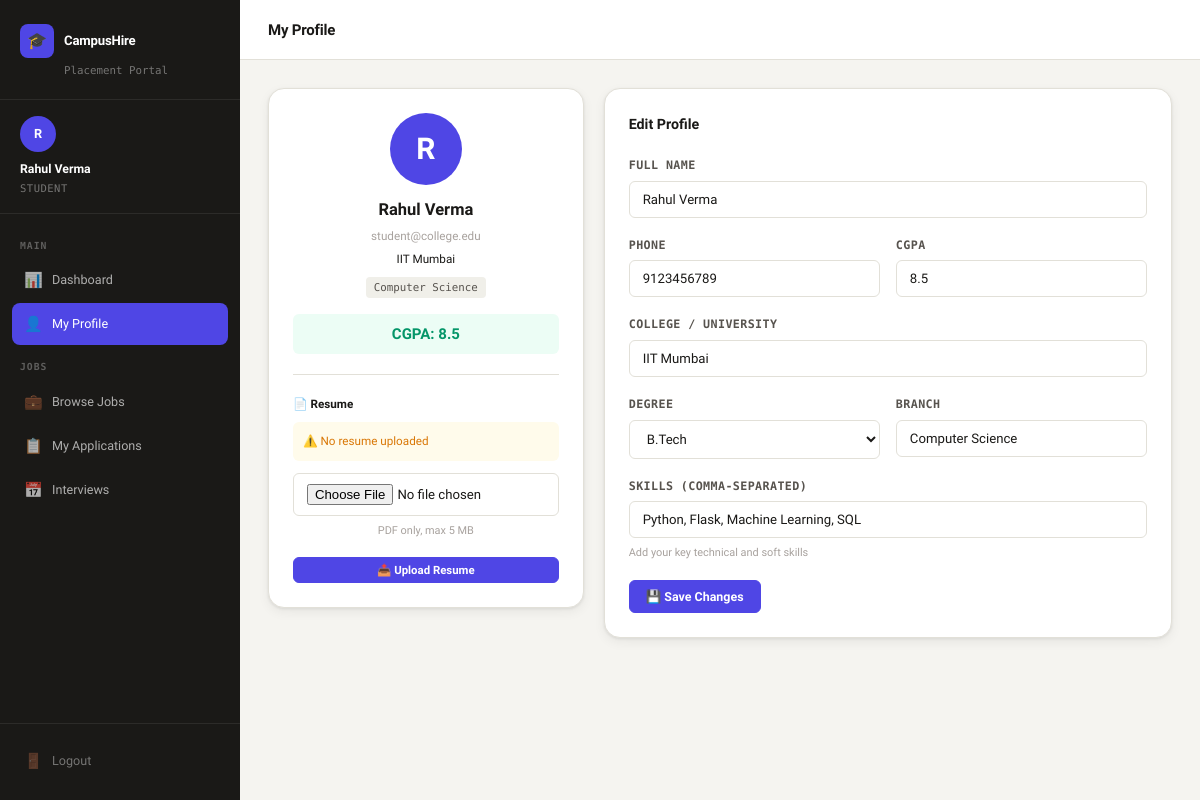
The app's page /student/profile (signed in) with its own data.
### tables this page shows
CREATE TABLE users (
            id          INTEGER PRIMARY KEY AUTOINCREMENT,
            name        TEXT NOT NULL,
            email       TEXT UNIQUE NOT NULL,
            password    TEXT NOT NULL,           -- stored as plain text (use hashing in production!)
            role        TEXT NOT NULL,           -- 'student', 'recruiter', 'admin'
            approved    INTEGER DEFAULT 1,       -- recruiters need admin approval (0=pending, 1=approved, 2=rejected)
            created_at  TEXT DEFAULT (datetime('now'))
        );

CREATE TABLE student_profiles (
            id          INTEGER PRIMARY KEY AUTOINCREMENT,
            user_id     INTEGER UNIQUE NOT NULL,
            college     TEXT,
            degree      TEXT,
            branch      TEXT,
            cgpa        REAL,
            skills      TEXT,                   -- comma-separated skills
            resume_path TEXT,                   -- path to uploaded PDF
            phone       TEXT,
            FOREIGN KEY (user_id) REFERENCES users(id)
        );

### routes/student.py (the view, shortened to what this page needs)
@student_bp.route('/profile', methods=['GET', 'POST'])
@login_required('student')
def profile():
    db = get_db()
    student_id = session['user_id']
    user    = db.execute("SELECT * FROM users WHERE id=?", (student_id,)).fetchone()
    profile = db.execute("SELECT * FROM student_profiles WHERE user_id=?", (student_id,)).fetchone()
    return render_template('student/profile.html', user=user, profile=profile)

### app.py (called while the page is built)
def get_db():
    if 'db' not in g:
        g.db = sqlite3.connect(
            app.config['DATABASE'],
            detect_types=sqlite3.PARSE_DECLTYPES
        )
        g.db.row_factory = sqlite3.Row  # Rows behave like dicts
    return g.db

### routes/student.py (called while the page is built)
def get_db():
    return current_app.get_db()

def login_required(role='student'):
    def decorator(f):
        from functools import wraps
        @wraps(f)
        def wrapper(*args, **kwargs):
            if 'user_id' not in session:
                flash('Please log in to continue.', 'error')
                return redirect(url_for('auth.login'))
            if session.get('user_role') != role:
                flash('Access denied.', 'error')
                return redirect(url_for('auth.login'))
            return f(*args, **kwargs)
        return wrapper
    return decorator

### templates/student/profile.html (shortened to what this page needs)
{% extends "base.html" %}
{% block page_title %}My Profile{% endblock %}
{% block sidebar_nav %}
  <div class="nav-section-label">Main</div>
  <a href="{{ url_for('student.dashboard') }}" class="nav-link"><span class="nav-icon">📊</span> Dashboard</a>
  <a href="{{ url_for('student.profile') }}" class="nav-link active"><span class="nav-icon">👤</span> My Profile</a>
  <div class="nav-section-label">Jobs</div>
  <a href="{{ url_for('student.jobs') }}" class="nav-link"><span class="nav-icon">💼</span> Browse Jobs</a>
  <a href="{{ url_for('student.applications') }}" class="nav-link"><span class="nav-icon">📋</span> My Applications</a>
  <a href="{{ url_for('student.interviews') }}" class="nav-link"><span class="nav-icon">📅</span> Interviews</a>
{% endblock %}
{% block content %}
<div style="display:grid; grid-template-columns:1fr 1.8fr; gap:20px; align-items:start;">
  <div class="card" style="text-align:center;">
    <div style="width:72px; height:72px; background:var(--indigo); border-radius:50%; display:flex; align-items:center; justify-content:center; font-size:2rem; font-weight:700; color:#fff; margin:0 auto 12px;">
      {{ user.name[0].upper() }}
    </div>
    <div class="fw-600" style="font-size:1.1rem;">{{ user.name }}</div>
    <div class="text-muted text-small mt-1">{{ user.email }}</div>
    {% if profile and profile.college %}
      <div class="text-small mt-1">{{ profile.college }}</div>
    {% endif %}
    {% if profile and profile.branch %}
      <div class="tag" style="display:inline-block; margin-top:8px;">{{ profile.branch }}</div>
    {% endif %}
    {% if profile and profile.cgpa %}
      <div class="mt-3" style="background:var(--emerald-light); border-radius:var(--radius-sm); padding:8px; color:var(--emerald);">
        <span class="fw-600">CGPA: {{ profile.cgpa }}</span>
      </div>
    {% endif %}
    <hr class="divider">
    <div class="text-small fw-600 mb-2" style="text-align:left;">📄 Resume</div>
    {% if profile and profile.resume_path %}
      <div style="background:var(--emerald-light); border-radius:var(--radius-sm); padding:10px; text-align:left; margin-bottom:12px;">
        <div class="text-small" style="color:var(--emerald);">✅ Resume uploaded</div>
        <div class="text-small text-muted font-mono mt-1" style="word-break:break-all;">{{ profile.resume_path }}</div>
      </div>
    {% else %}
      <div style="background:var(--amber-light); border-radius:var(--radius-sm); padding:10px; text-align:left; margin-bottom:12px;">
        <div class="text-small" style="color:var(--amber);">⚠️ No resume uploaded</div>
      </div>
    {% endif %}
    <form method="POST" action="{{ url_for('student.upload_resume') }}" enctype="multipart/form-data">
      <div class="form-group">
        <input type="file" name="resume" accept=".pdf" class="form-control" required>
        <div class="form-hint">PDF only, max 5 MB</div>
      </div>
      <button type="submit" class="btn btn-primary btn-block btn-sm">
        📤 {{ 'Update' if profile and profile.resume_path else 'Upload' }} Resume
      </button>
    </form>
  </div>
  <div class="card">
    <div class="card-header">
      <div class="card-title">Edit Profile</div>
    </div>
    <form method="POST" action="{{ url_for('student.profile') }}">
      <div class="form-group">
        <label class="form-label">Full Name</label>
        <input type="text" name="name" class="form-control" value="{{ user.name }}" required>
      </div>
      <div class="form-row">
        <div class="form-group">
          <label class="form-label">Phone</label>
          <input type="text" name="phone" class="form-control" value="{{ profile.phone or '' if profile else '' }}" placeholder="9876543210">
        </div>
        <div class="form-group">
          <label class="form-label">CGPA</label>
          <input type="number" name="cgpa" class="form-control" step="0.01" min="0" max="10" value="{{ profile.cgpa or '' if profile else '' }}" placeholder="8.5">
        </div>
      </div>
      <div class="form-group">
        <label class="form-label">College / University</label>
        <input type="text" name="college" class="form-control" value="{{ profile.college or '' if profile else '' }}" placeholder="IIT Bombay">
      </div>
      <div class="form-row">
        <div class="form-group">
          <label class="form-label">Degree</label>
          <select name="degree" class="form-control">
            {% for d in ['B.Tech', 'M.Tech', 'BCA', 'MCA', 'B.Sc', 'M.Sc', 'MBA', 'B.E', 'M.E'] %}
              <option value="{{ d }}" {{ 'selected' if profile and profile.degree == d }}>{{ d }}</option>
            {% endfor %}
          </select>
        </div>
        <div class="form-group">
          <label class="form-label">Branch</label>
          <input type="text" name="branch" class="form-control" value="{{ profile.branch or '' if profile else '' }}" placeholder="Computer Science">
        </div>
      </div>
      <div class="form-group">
        <label class="form-label">Skills (comma-separated)</label>
        <input type="text" name="skills" class="form-control" value="{{ profile.skills or '' if profile else '' }}" placeholder="Python, Flask, SQL, Machine Learning">
        <div class="form-hint">Add your key technical and soft skills</div>
      </div>
      <button type="submit" class="btn btn-primary">💾 Save Changes</button>
    </form>
  </div>
</div>
{% endblock %}

### templates/base.html (shortened to what this page needs)
<!DOCTYPE html>
<html lang="en">
<head>
  <link rel="stylesheet" href="{{ url_for('static', filename='css/style.css') }}">
</head>
<body>
<div class="app-layout">
  <aside class="sidebar">
    <div class="sidebar-brand">
      <div class="logo-mark">
        <div class="logo-icon">🎓</div>
        <div class="brand-name">CampusHire</div>
      </div>
      <div class="brand-sub">Placement Portal</div>
    </div>
    <div class="sidebar-user">
      <div class="user-avatar">{{ session.user_name[0].upper() if session.user_name else '?' }}</div>
      <div class="user-name">{{ session.user_name }}</div>
      <div class="user-role">{{ session.user_role }}</div>
    </div>
    <nav class="sidebar-nav">
      {% block sidebar_nav %}{% endblock %}
    </nav>
    <div class="sidebar-footer">
      <a href="{{ url_for('auth.logout') }}" class="nav-link">
        <span class="nav-icon">🚪</span> Logout
      </a>
    </div>
  </aside>
  <main class="main-content">
    <div class="topbar">
      <div class="topbar-title">{% block page_title %}Dashboard{% endblock %}</div>
    </div>
    <div class="page-content">
      {% block content %}{% endblock %}
    </div>
  </main>
</div>
</body>
</html>

### records on screen
users: user_name "Rahul Verma", user_role "STUDENT", name "R", name "Rahul Verma", email "student@college.edu"
student_profiles: college "IIT Mumbai", branch "Computer Science", cgpa "8.5", phone "9123456789", skills "Python, Flask, Machine Learning, SQL"

### other values on screen
{{ session.user_name[0].upper() if session.user_name else '?' }} "R"
{{ 'Update' if profile and profile.resume_path else 'Upload' }} "Upload"
form field degree "B.Tech"
